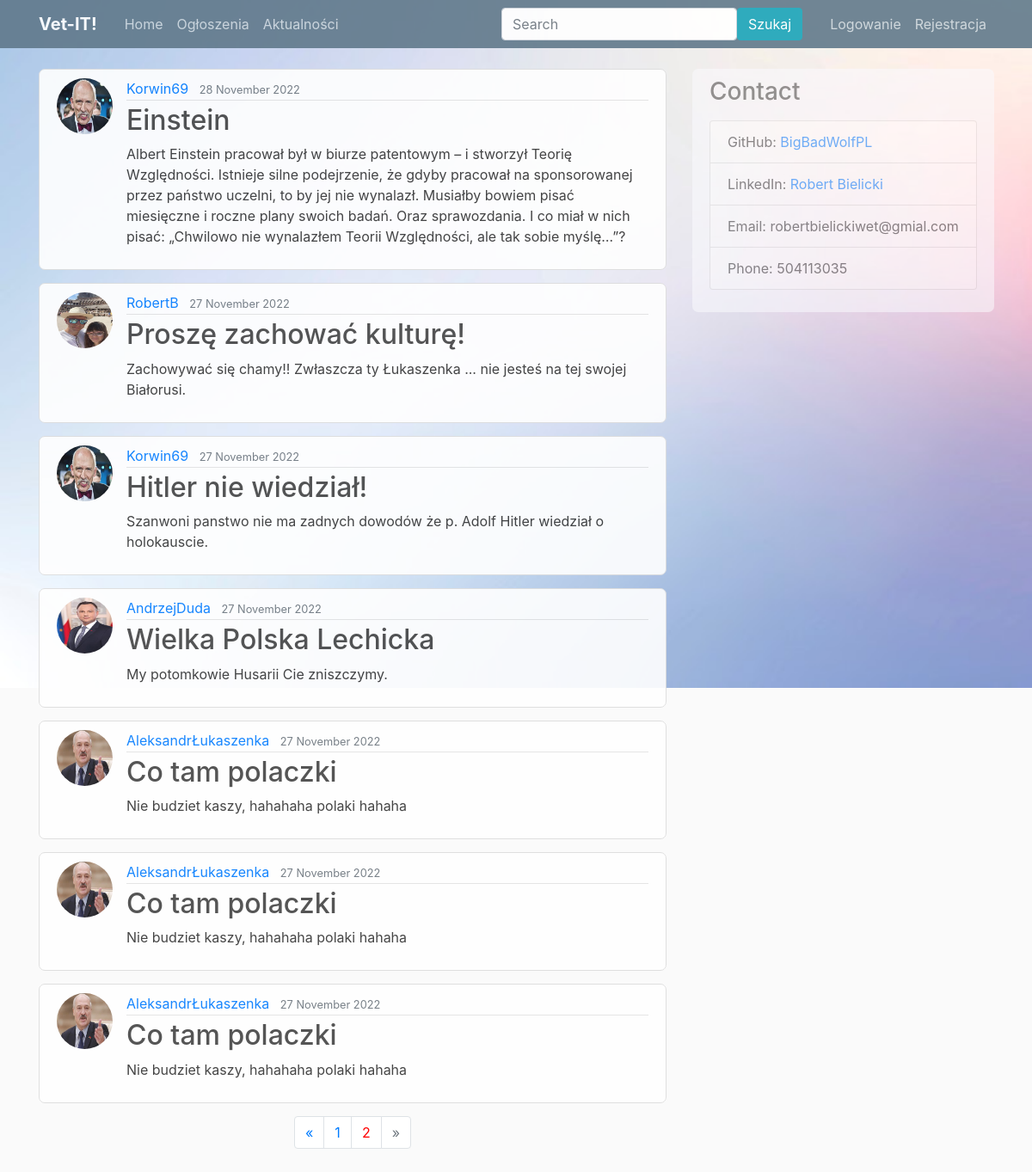
/about/?page=2, run on the app's committed database.
### blog/models.py (models this page shows, shortened)
class Post(models.Model):
    title = models.CharField(max_length=100)
    content = models.TextField()
    date_posted = models.DateTimeField(default=timezone.now)
    author = models.ForeignKey(User, on_delete=models.CASCADE)

### users/models.py (models this page shows, shortened)
class Profile(models.Model):
    user = models.OneToOneField(User, on_delete=models.CASCADE)
    image = models.ImageField(default='default.jpg', upload_to='profile_pics')

### blog/views.py (the view)
# urls.py: path('about/', views.to_samo_co_posts_list_view, name='blog-about'),
def to_samo_co_posts_list_view(request):                      # <----------
    posts = Post.objects.all().order_by('-date_posted')
    page = request.GET.get('page', 1)
    paginator = Paginator(posts, 10)
    try:
        posts = paginator.page(page)
    except PageNotAnInteger:
        posts = paginator.page(1)
    except EmptyPage:
        posts = paginator.page(paginator.num_pages)
    return render(request, 'blog/to_samo_co_posts_list_view.html', {'posts': posts})

### blog/templates/blog/to_samo_co_posts_list_view.html
{% extends "blog/base.html" %}
{% block content %}
{% for post in posts %}
<article class="media content-section">
 <img class="rounded-circle article-img" src="{{ post.author.profile.image.url }}">
    <div class="media-body">
      <div class="article-metadata">
        <a class="mr-2" href="{% url 'user-posts' post.author.username %}">{{ post.author }}</a>
        <small class="text-muted">{{ post.date_posted|date:"d F Y" }}</small>
      </div>
      <h2><a class="article-title" href="{% url 'post-detail' post.id %}">{{ post.title }}</a></h2>
      <p class="article-content">{{ post.content }}</p>
    </div>
  </article>
{% endfor %}
{% if posts.has_other_pages %}
  <nav class="mb-5">
    <ul class="pagination justify-content-center">
      {% if posts.has_previous %}
        <li class="page-item">
          <a class="page-link" href="?page={{ posts.previous_page_number }}" aria-label="Previous">
            <span aria-hidden="true">&laquo;</span>
          </a>
        </li>
      {% else %}
        <li class="page-item disabled">
            <span class="page-link" aria-hidden="true">&laquo;</span>
        </li>
      {% endif %}
      {% for p in posts.paginator.page_range %}
        {% if posts.number == p %}
          <li class="page-item"><a class="page-link" style="color: red;" href="#">{{ p }}</a></li>
        {% else %}
          <li class="page-item"><a class="page-link" href="?page={{ p }}">{{ p }}</a></li>
        {% endif %}
      {% endfor %}
      {% if posts.has_next %}
        <li class="page-item">
          <a class="page-link" href="?page={{ posts.next_page_number }}" aria-label="Next">
            <span aria-hidden="true">&raquo;</span>
          </a>
        </li>
      {% else %}
        <li class="page-item disabled">
          <span class="page-link" aria-hidden="true">&raquo;</span>
        </li>
      {% endif %}
  </ul>
  </nav>
{% endif %}
{% endblock content %}

### blog/static/blog/main.css (style rules this page uses)
body { background: #fafafa; color: #333333; margin-top: 5rem; background-image: url("/../media/bac.jpg"); background-size: 100%; background-repeat: no-repeat; }
h1, h2, h3, h4, h5, h6 { color: #444444; }
ul { margin: 0; }
.content-section { background: #ffffff; padding: 10px 20px; border: 1px solid #dddddd; border-radius: 7px; margin-bottom: 15px; opacity: 90%; }
.article-title { color: #444444; }
.article-content { white-space: pre-line; }
.article-img { height: 65px; width: 65px; margin-right: 16px; }
.article-metadata { padding-bottom: 1px; margin-bottom: 4px; border-bottom: 1px solid #e3e3e3 }

### data on the page
Post: author.profile.image (picture), author "Korwin69", date_posted "28 November 2022", title "Einstein", content "Albert Einstein pracował był w biurze patentowym – i stworzył Teorię Względności. Istnieje silne podejrzenie, że gdyby pracował na sponsorowanej przez państwo uczelni, to by jej nie wynalazł. Musiałby bowiem pisać miesięczne i roczne plany swoich badań. Oraz sprawozdania. I co miał w nich pisać: „Chwilowo nie wynalazłem Teorii Względności, ale tak sobie myślę…”?"
Post: author.profile.image (picture), author "RobertB", date_posted "27 November 2022", title "Proszę zachować kulturę!", content "Zachowywać się chamy!! Zwłaszcza ty Łukaszenka ... nie jesteś na tej swojej Białorusi."
Post: author.profile.image (picture), author "Korwin69", date_posted "27 November 2022", title "Hitler nie wiedział!", content "Szanwoni panstwo nie ma zadnych dowodów że p. Adolf Hitler wiedział o holokauscie."
Post: author.profile.image (picture), author "AndrzejDuda", date_posted "27 November 2022", title "Wielka Polska Lechicka", content "My potomkowie Husarii Cie zniszczymy."
Post: author.profile.image (picture), author "AleksandrŁukaszenka", date_posted "27 November 2022", title "Co tam polaczki", content "Nie budziet kaszy, hahahaha polaki hahaha"
Post: author.profile.image (picture), author "AleksandrŁukaszenka", date_posted "27 November 2022", title "Co tam polaczki", content "Nie budziet kaszy, hahahaha polaki hahaha"
Post: author.profile.image (picture), author "AleksandrŁukaszenka", date_posted "27 November 2022", title "Co tam polaczki", content "Nie budziet kaszy, hahahaha polaki hahaha"

### other printed values
{{ p }} "1"
{{ p }} "2"
